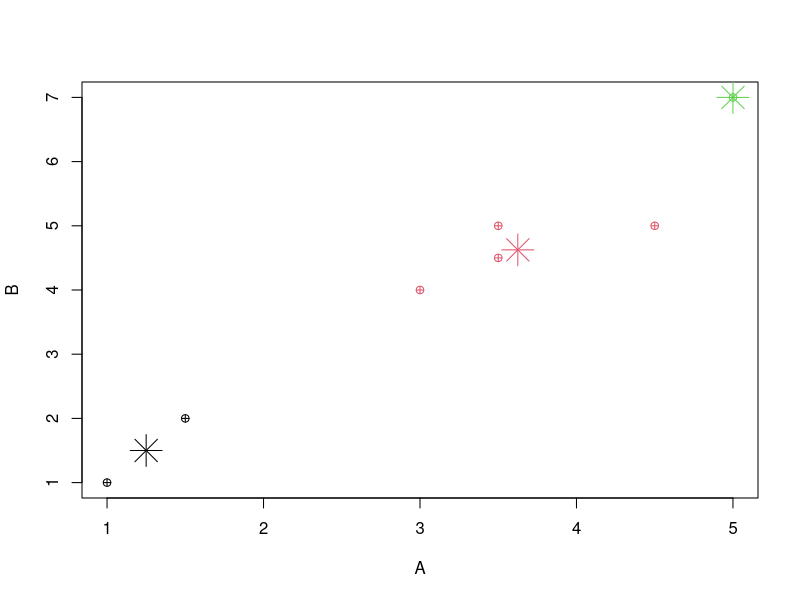

Reproduce this figure in R.
#Clustering - Simple dataset - Marks in 2 subjects

A=c(1,1.5,3,5,3.5,4.5,3.5)
B=c(1,2,4,7,5,5,4.5)

marks=data.frame(A,B)
marks
c=kmeans(marks, 4)
c
?kmeans
(c1 = kmeans(marks, 3))  #??
c1$iter
cbind(marks, c1$cluster)
plot(marks, pch=10,col = c1$cluster)
c1$centers
points(c1$centers, col = 1:3, pch = 8, cex = 3) #points is used to indidcate the centroids

c1$iter #?

#C1- 1, 2 : (1.3, 1.5)
#C2- 3, 4, 5, 6, 7  : (3.9, 5.1)
#
#Specify Coordinates for Centers
mcenters = marks[c(1,5),]
mcenters
(c2a <- kmeans(marks, centers=mcenters))
c2a
cbind(marks, c2a$cluster)
matrix(c(1,1,5,7), ncol=2)
?matrix
(c2b <- kmeans(marks, centers=matrix(c(1,1,5,7), ncol=2)))

c2a
cbind(marks,c2a$cluster)
c2a$centers
aggregate(marks,by=list(c2a$cluster),FUN=mean)
c2a
c2a$iter

library(dplyr)
marks
marks %>% group_by(c2a$cluster) %>% summarise_all(funs(sum, mean, median, n()))


# Distances
x1=marks[1,]; x2=marks[2,]
x1;x2
sqrt(sum((x1-x2)^2))
sqrt(1.25)
dist(rbind(x1,x2))
euc.dist <- function(x1, x2) sqrt(sum((x1 - x2) ^ 2))
for (i in 1:7)
  print(paste(i, round(euc.dist(marks[i,], marks[1,]),2),sep='-'))

ref1 = marks[1,]; ref1
ref2 = marks[4,]; ref2

(d1= apply(marks,1,function(x)sqrt(sum((x-ref1)^2))))
(d2= apply(marks,1,function(x)sqrt(sum((x-ref2)^2))))
df=cbind(marks, d1,d2)
df

apply(df, 1, function(x) max(which(x == min(x, na.rm = TRUE))))
df
apply(df[,c(3,4)],1, min)
df3 <-transform(df, mind1d2=apply(df[,c(3,4)],1, min, na.rm = TRUE))
df3




gender = c('M','F','M')
gender
genderF = factor(gender)
genderF
grades = c('A','B','C')
grades
gradesF = factor(grades)
gradesF
gradesF1 = factor(grades, ordered=T)
gradesF1
gradesF2 = factor(grades, ordered=T, levels=c('C','B','A'))
gradesF2
marks = rnorm(3, 50,10)
df = data.frame(genderF, gradesF, marks)
df
str(df)